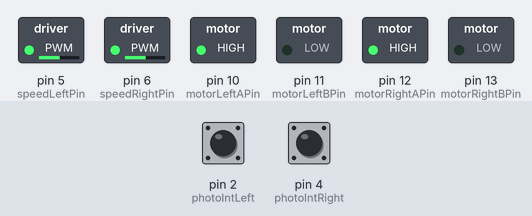
Bench run of a sketch on a simulated Arduino Uno, built with avr-gcc and run on an emulated ATmega328P. Parts: switched loads named in the sketch (green lamp = pin HIGH). The test bench sets the inputs (shaded band); at power-on: pin 2 (photoIntLeft) HIGH, pin 4 (photoIntRight) HIGH. What the sketch prints to the serial monitor is not drawn.

Above: at 0.1 s.
Timing chart, 0 to 1.6 s (numbered marks = the images above):
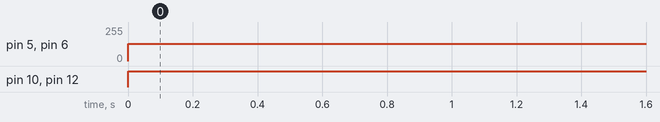

The sketch:

proyc.ino
```cpp
//MEDIR VELOCIDAD
int speedLeftPin = 5;
int speedRightPin = 6;

int motorLeftAPin = 10;
int motorLeftBPin = 11;
int motorRightAPin = 12;
int motorRightBPin = 13;

int photoIntLeft = 2;
int photoIntRight = 4;

float ticSpeadMeasure = 0;
float tocSpeadMeasure = 0;
float elapsedSpeadMeasure = 0;
float timeSlot = 1000.0;

int prevEncoderStatusLeft = 0;
int currentEncoderStatusLeft = 0;
float countLeft = 0.0;

int prevEncoderStatusRight = 0;
int currentEncoderStatusRight = 0;
float countRight = 0.0;

int speedPWMLeft = 130;
int speedPWMRight = 130;

float desiredSpeedLeft = 400;
float desiredSpeedRight = 400;
float measuredSpeedLeft = 0;
float measuredSpeedRight = 0;

float ticPID = 0;
float tocPID = 0;
float elapsedPID = 0;

float kPLeft;
float kILeft;
float kDLeft;

float errorLeft;
float errorIntegralLeft;

float kPRight;
float kIRight;
float kDRight;

float errorRight;
float errorIntegralRight;

void setup() {
  pinMode(speedLeftPin, OUTPUT);
  pinMode(speedRightPin, OUTPUT);

  pinMode(motorLeftAPin, OUTPUT);
  pinMode(motorLeftBPin, OUTPUT);
  pinMode(motorRightAPin, OUTPUT);
  pinMode(motorRightBPin, OUTPUT);

  pinMode(photoIntLeft, INPUT);
  pinMode(photoIntRight, INPUT);

  Serial.begin(9600);
}
void loop() {

  if(elapsedSpeadMeasure == 0) {
    ticSpeadMeasure = millis();
  }

  setSpeedDirection("forward", speedPWMLeft, "left");
  setSpeedDirection("forward", speedPWMRight, "right");

  updateEncoderStatus();

  updateMeasuredSpeedValues();

}

void setSpeedDirection(String dirStr, int speedValue, String motor) {
  setDirection(dirStr, motor);
  setSpeedValue(speedValue, motor);
}

void setDirection(String dirStr, String motor) {
  int pinA;
  int pinB;
  int pinAValue;
  int pinBValue;

  if(motor == "left") {
    pinA = motorLeftAPin;
    pinB = motorLeftBPin;
  }
  else {
    pinA = motorRightAPin;
    pinB = motorRightBPin;
  }

  if(dirStr == "forward") {
    pinAValue = HIGH;
    pinBValue = LOW;
  }
  else {
    pinAValue = LOW;
    pinBValue = HIGH;
  }
  digitalWrite(pinA, pinAValue);
  digitalWrite(pinB, pinBValue);
}

void setSpeedValue(int speedValue, String motor) {
  int pin;
  if(motor == "left") {
    pin = speedLeftPin;
  }
  else {
    pin = speedRightPin;
  }
  analogWrite(pin, speedValue);
}

void updateEncoderStatus() {
    prevEncoderStatusLeft = currentEncoderStatusLeft;
    currentEncoderStatusLeft = digitalRead(photoIntLeft);

    prevEncoderStatusRight = currentEncoderStatusRight;
    currentEncoderStatusRight = digitalRead(photoIntRight);

    if(prevEncoderStatusLeft == 1 && currentEncoderStatusLeft == 0) {
      countLeft = countLeft + 1;
    }

    if(prevEncoderStatusRight == 1 && currentEncoderStatusRight == 0) {
      countRight = countRight + 1;
    }
}

void updateMeasuredSpeedValues() {
  tocSpeadMeasure = millis();
  elapsedSpeadMeasure = tocSpeadMeasure - ticSpeadMeasure;

  if(elapsedSpeadMeasure > timeSlot) {
    measuredSpeedLeft = getMeasuredSpeed("left");
    measuredSpeedRight = getMeasuredSpeed("right");

    Serial.println("LEFT{PWM: " + String(speedPWMLeft) + ", RPM: " + String(measuredSpeedLeft) + "}");
    Serial.println("RIGHT{PWM: " + String(speedPWMRight) + ", RPM: " + String(measuredSpeedRight) + "}\n");
    countLeft = 0;
    countRight = 0;
    elapsedSpeadMeasure = 0;
  }
}

float getMeasuredSpeed(String motor) {
  float count;
  if(motor == "left") {
    count = countLeft;
  }
  else {
    count = countRight;
  }
  return (count/20.0)*(60000.0/timeSlot);
}
```

Measured:
- by itself, pin 5 (speedLeftPin), pin 6 (speedRightPin): 0/255 → 130/255 at 0.00 s
- by itself, pin 10 (motorLeftAPin), pin 12 (motorRightAPin): LOW → HIGH at 0.00 s
